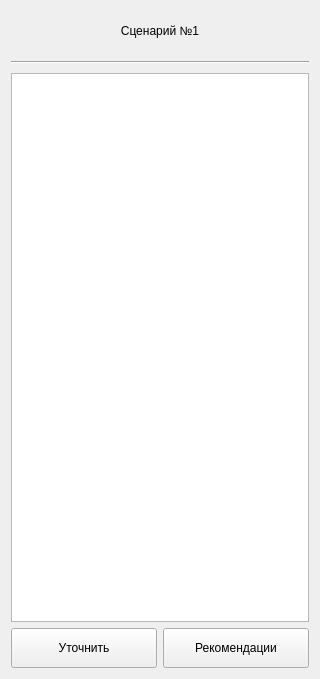
<?xml version="1.0" encoding="UTF-8"?>
<ui version="4.0">
 <class>ScenarioWidget</class>
 <widget class="QWidget" name="ScenarioWidget">
  <property name="geometry">
   <rect>
    <x>0</x>
    <y>0</y>
    <width>320</width>
    <height>679</height>
   </rect>
  </property>
  <property name="windowTitle">
   <string>Form</string>
  </property>
  <layout class="QVBoxLayout" name="verticalLayout">
   <item>
    <widget class="QLabel" name="label_scenario_title">
     <property name="minimumSize">
      <size>
       <width>0</width>
       <height>40</height>
      </size>
     </property>
     <property name="text">
      <string>Сценарий №1</string>
     </property>
     <property name="alignment">
      <set>Qt::AlignCenter</set>
     </property>
    </widget>
   </item>
   <item>
    <widget class="Line" name="split_line">
     <property name="minimumSize">
      <size>
       <width>0</width>
       <height>10</height>
      </size>
     </property>
     <property name="orientation">
      <enum>Qt::Horizontal</enum>
     </property>
    </widget>
   </item>
   <item>
    <widget class="QTextEdit" name="textEdit_scenario_decription">
     <property name="readOnly">
      <bool>true</bool>
     </property>
    </widget>
   </item>
   <item>
    <layout class="QHBoxLayout" name="horizontalLayout">
     <item>
      <widget class="QPushButton" name="pushButton_clarify">
       <property name="minimumSize">
        <size>
         <width>0</width>
         <height>40</height>
        </size>
       </property>
       <property name="text">
        <string>Уточнить</string>
       </property>
      </widget>
     </item>
     <item>
      <widget class="QPushButton" name="pushButton_recommendations">
       <property name="minimumSize">
        <size>
         <width>0</width>
         <height>40</height>
        </size>
       </property>
       <property name="text">
        <string>Рекомендации</string>
       </property>
      </widget>
     </item>
    </layout>
   </item>
  </layout>
 </widget>
 <resources/>
 <connections/>
</ui>
